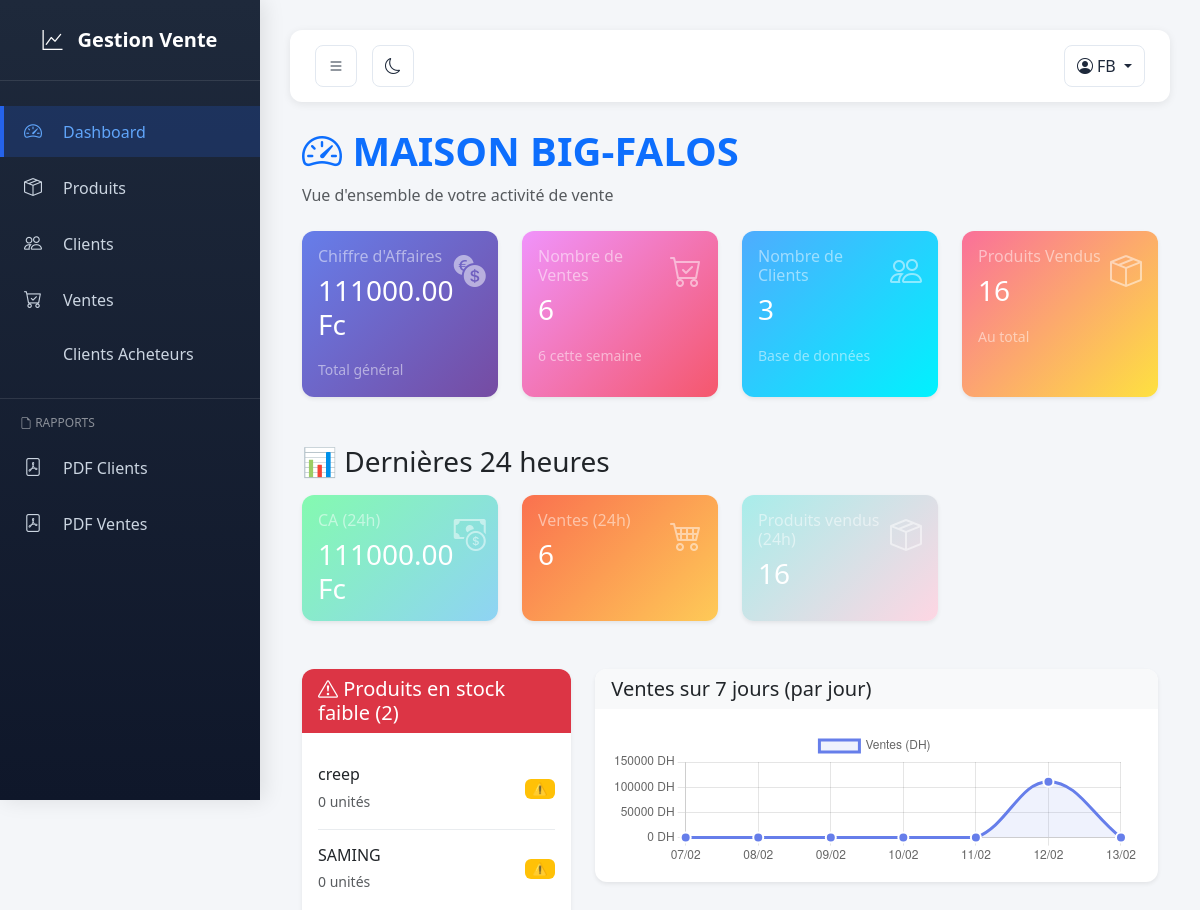
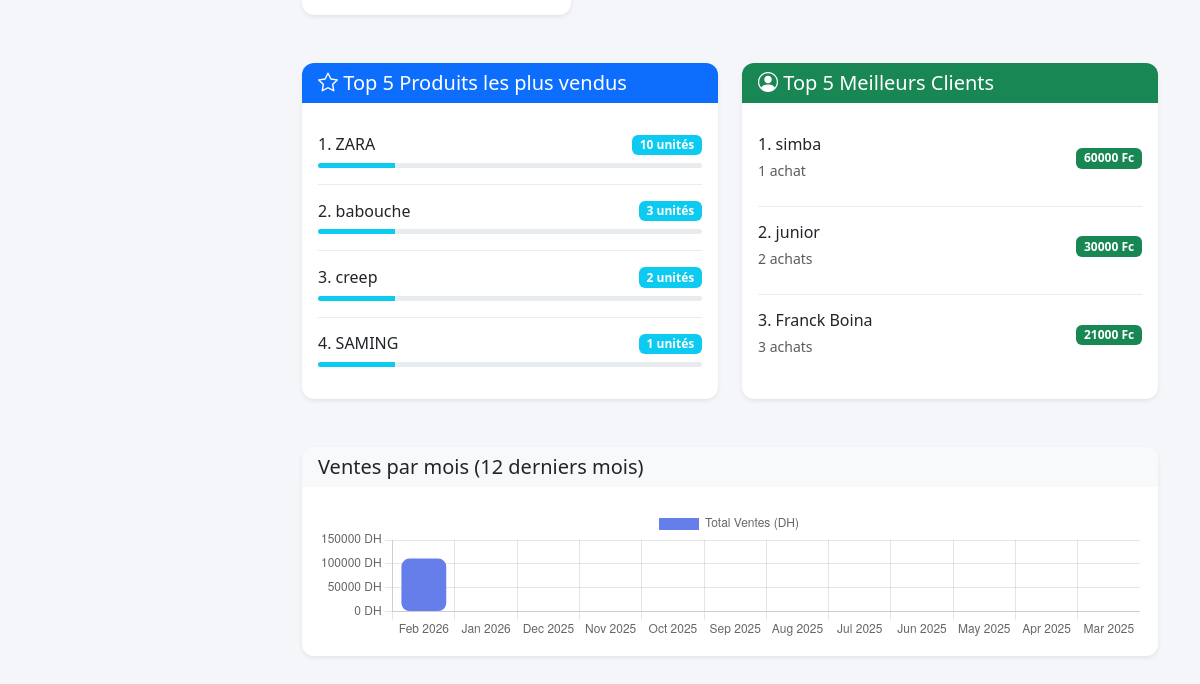
The app's page / (signed in), older data (2 pictures, top to bottom).
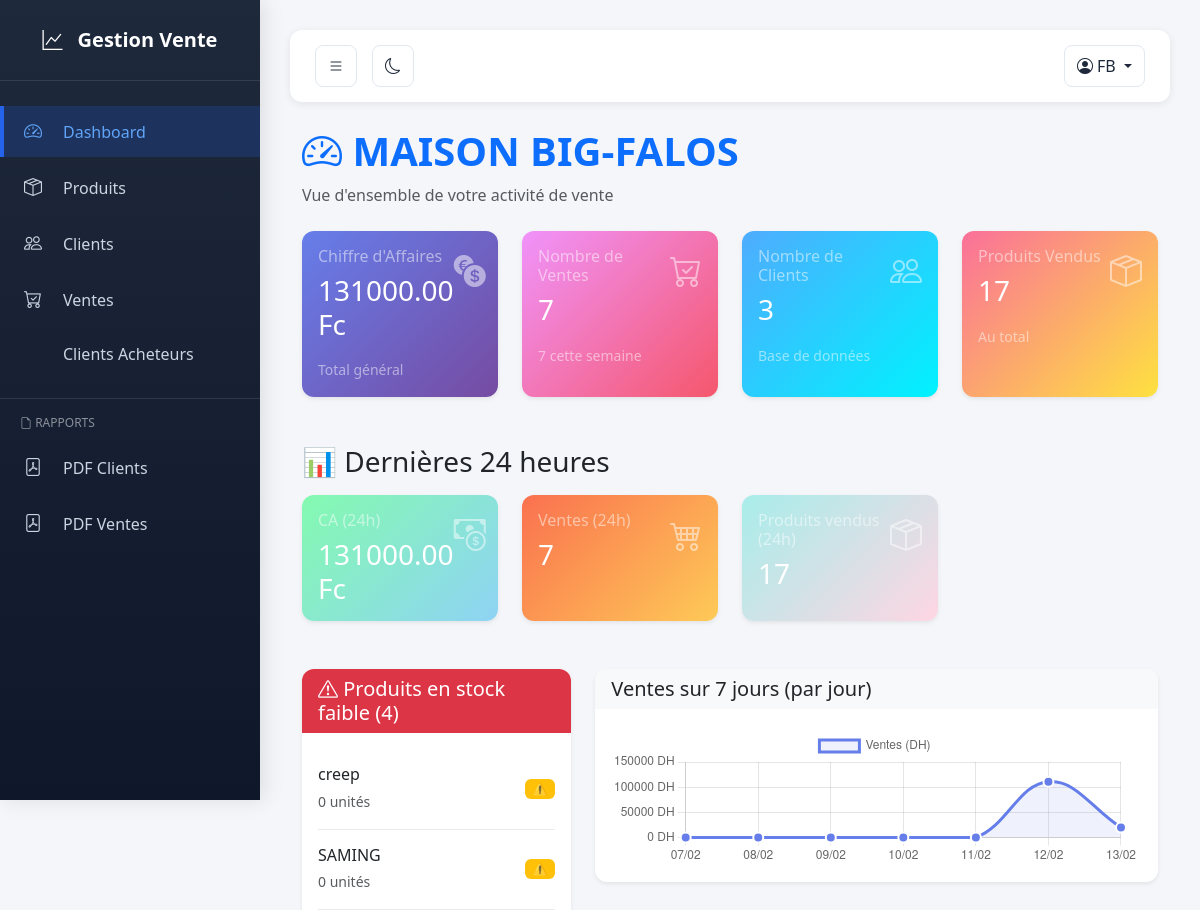
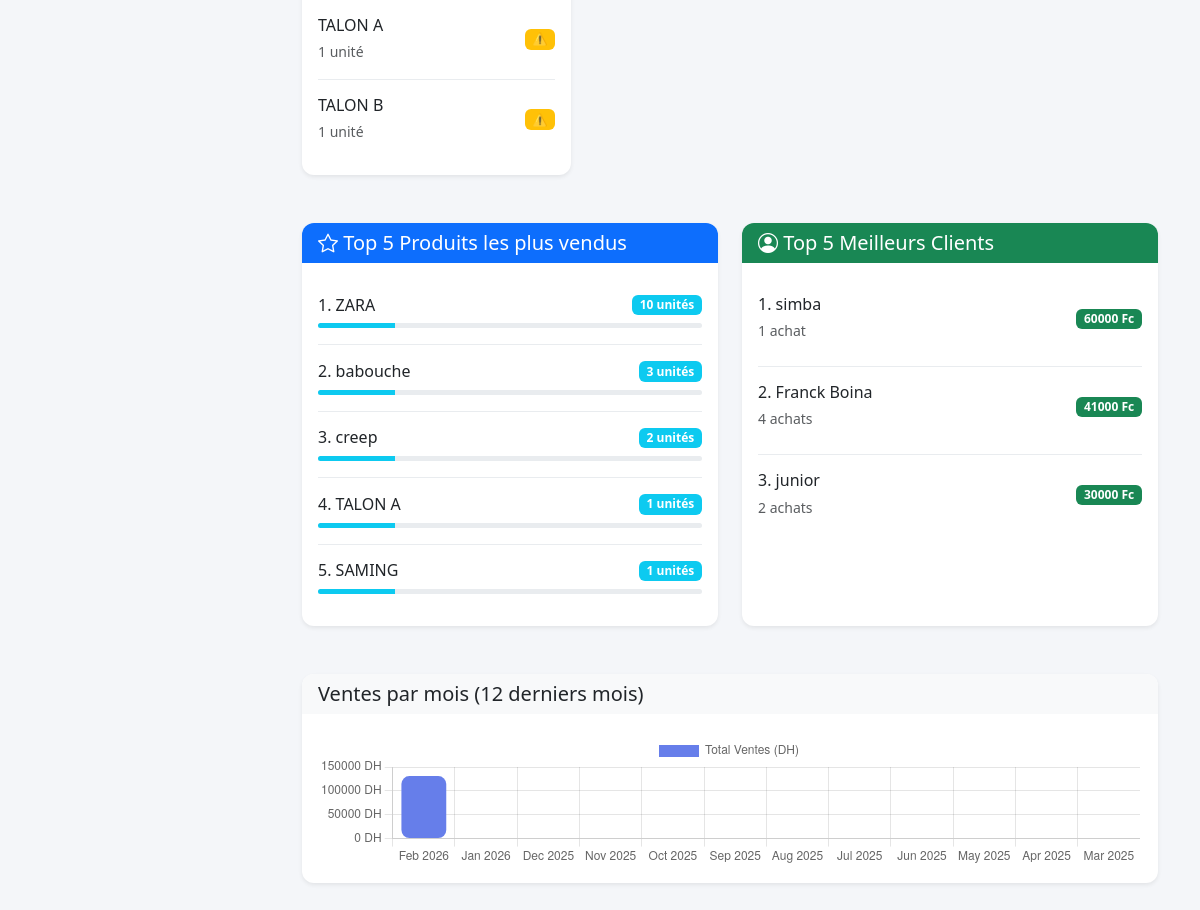
The same page, newer data (2 pictures, top to bottom).
### vente/models.py (models this page shows, shortened)
class Produit(models.Model):
    nom = models.CharField(max_length=200)
    description = models.TextField(blank=True)
    prix = models.DecimalField(max_digits=10, decimal_places=2)
    stock = models.PositiveIntegerField(default=0)
    seuil_alerte = models.PositiveIntegerField(default=5)  # alerte stock faible

class Client(models.Model):
    nom = models.CharField(max_length=150)
    email = models.EmailField(blank=True)
    telephone = models.CharField(max_length=30, blank=True)
    adresse = models.TextField(blank=True)

### vente/views.py (the view)
# urls.py: path('', views.tableau_bord, name='tableau_bord'),
@login_required
def tableau_bord(request):
    produits_count = Produit.objects.count()
    clients_count = Client.objects.count()
    ventes_count = Vente.objects.count()
    total_ca = sum([v.total for v in Vente.objects.all()])  # petit calcul
    date_24h = timezone.now() - timedelta(hours=24)
    ventes_24h = Vente.objects.filter(date_vente__gte=date_24h)
    ventes_count_24h = ventes_24h.count()
    total_ca_24h = ventes_24h.aggregate(total=Sum('total'))['total'] or 0
    produits_vendus_24h = ventes_24h.aggregate(total=Sum('lignes__quantite'))['total'] or 0
    produits_vendus = LigneVente.objects.aggregate(total=Sum('quantite'))['total'] or 0
    produits_seuil = Produit.objects.filter(stock__lte=F('seuil_alerte')).order_by('stock')
    top_produits = LigneVente.objects.filter(vente__date_vente__gte=date_24h).values('produit__nom').annotate(
        quantite_totale=Sum('quantite')
    ).order_by('-quantite_totale')[:5]
    top_clients = Vente.objects.filter(date_vente__gte=date_24h).values('client__nom').annotate(
        nb_achats=Count('id'),
        montant_total=Sum('total')
    ).filter(client__isnull=False).order_by('-montant_total')[:5]
    date_debut = timezone.now() - timedelta(days=7)
    ventes_7j = Vente.objects.filter(date_vente__gte=date_debut)
    ventes_par_jour = {}
    for i in range(7):
        date = timezone.now() - timedelta(days=6-i)
        date_str = date.strftime('%d/%m')
        count = Vente.objects.filter(
            date_vente__date=date.date()
        ).aggregate(total=Sum('total'))['total'] or 0
        ventes_par_jour[date_str] = float(count)
    ventes_par_mois = {}
    for i in range(12):
        date = timezone.now() - timedelta(days=30*i)
        mois_str = date.strftime('%b %Y')
        count = Vente.objects.filter(
            date_vente__year=date.year,
            date_vente__month=date.month
        ).aggregate(total=Sum('total'))['total'] or 0
        ventes_par_mois[mois_str] = float(count)
    context = {
        'produits_count': produits_count,
        'clients_count': clients_count,
        'ventes_count': ventes_count,
        'total_ca': total_ca,
        'ventes_count_24h': ventes_count_24h,
        'total_ca_24h': total_ca_24h,
        'produits_vendus_24h': produits_vendus_24h,
        'produits_vendus': produits_vendus,
        'produits_seuil': produits_seuil,
        'top_produits': top_produits,
        'top_clients': top_clients,
        'ventes_7j': ventes_7j.count(),
        'ventes_par_jour': json.dumps(ventes_par_jour),
        'ventes_par_mois': json.dumps(ventes_par_mois),
        'produits_seuil_count': produits_seuil.count(),
    }
    return render(request, 'vente/dashboard.html', context)

### vente/templates/vente/dashboard.html (shortened to what the changed rows need)
{% extends "vente/base.html" %}
{% block content %}
<div class="container-fluid mt-4">
    <div class="mb-4">
        <h1 class="display-6 fw-bold text-primary">
            <i class="bi bi-speedometer2"></i> MAISON BIG-FALOS
        </h1>
    </div>
    <div class="row g-4 mb-5">
        <div class="col-md-6 col-lg-3">
            <div class="card border-0 shadow-sm h-100 stat-card" style="background: linear-gradient(135deg, #667eea 0%, #764ba2 100%);">
                <div class="card-body text-white">
                    <div class="d-flex justify-content-between align-items-start">
                        <div>
                            <h6 class="card-title text-white-50 mb-2">Chiffre d'Affaires</h6>
                            <h3 class="mb-0">{{ total_ca|floatformat:2 }} Fc</h3>
                        </div>
                    </div>
                </div>
            </div>
        </div>
        <div class="col-md-6 col-lg-3">
            <div class="card border-0 shadow-sm h-100 stat-card" style="background: linear-gradient(135deg, #f093fb 0%, #f5576c 100%);">
                <div class="card-body text-white">
                    <div class="d-flex justify-content-between align-items-start">
                        <div>
                            <h6 class="card-title text-white-50 mb-2">Nombre de Ventes</h6>
                            <h3 class="mb-0">{{ ventes_count }}</h3>
                        </div>
                    </div>
                    <div class="mt-3">
                        <small class="text-white-50">{{ ventes_7j }} cette semaine</small>
                    </div>
                </div>
            </div>
        </div>
        <div class="col-md-6 col-lg-3">
            <div class="card border-0 shadow-sm h-100 stat-card" style="background: linear-gradient(135deg, #fa709a 0%, #fee140 100%);">
                <div class="card-body text-white">
                    <div class="d-flex justify-content-between align-items-start">
                        <div>
                            <h6 class="card-title text-white-50 mb-2">Produits Vendus</h6>
                            <h3 class="mb-0">{{ produits_vendus }}</h3>
                        </div>
                    </div>
                </div>
            </div>
        </div>
    </div>
    <div class="mb-5">
        <div class="row g-4">
            <div class="col-md-6 col-lg-3">
                <div class="card border-0 shadow-sm h-100" style="background: linear-gradient(135deg, #84fab0 0%, #8fd3f4 100%);">
                    <div class="card-body text-white">
                        <div class="d-flex justify-content-between align-items-start">
                            <div>
                                <h6 class="card-title text-white-50 mb-2">CA (24h)</h6>
                                <h3 class="mb-0">{{ total_ca_24h|floatformat:2 }} Fc</h3>
                            </div>
                        </div>
                    </div>
                </div>
            </div>
            <div class="col-md-6 col-lg-3">
                <div class="card border-0 shadow-sm h-100" style="background: linear-gradient(135deg, #fa714f 0%, #feca57 100%);">
                    <div class="card-body text-white">
                        <div class="d-flex justify-content-between align-items-start">
                            <div>
                                <h6 class="card-title text-white-50 mb-2">Ventes (24h)</h6>
                                <h3 class="mb-0">{{ ventes_count_24h }}</h3>
                            </div>
                        </div>
                    </div>
                </div>
            </div>
            <div class="col-md-6 col-lg-3">
                <div class="card border-0 shadow-sm h-100" style="background: linear-gradient(135deg, #a8edea 0%, #fed6e3 100%);">
                    <div class="card-body text-white">
                        <div class="d-flex justify-content-between align-items-start">
                            <div>
                                <h6 class="card-title text-white-50 mb-2">Produits vendus (24h)</h6>
                                <h3 class="mb-0">{{ produits_vendus_24h }}</h3>
                            </div>
                        </div>
                    </div>
                </div>
            </div>
        </div>
    </div>
    <div class="row g-4 mb-5">
        {% if produits_seuil %}
        <div class="col-lg-4">
            <div class="card border-0 shadow-sm h-100">
                <div class="card-header bg-danger text-white border-0 rounded-top">
                    <h5 class="mb-0">
                        <i class="bi bi-exclamation-triangle"></i> Produits en stock faible ({{ produits_seuil_count }})
                    </h5>
                </div>
                <div class="card-body">
                    <div class="list-group list-group-flush">
                        {% for produit in produits_seuil|slice:":5" %}
                        <div class="list-group-item d-flex justify-content-between align-items-center px-0 py-3">
                            <div>
                                <h6 class="mb-1">{{ produit.nom }}</h6>
                                <small class="text-muted">{{ produit.stock }} unité{{ produit.stock|pluralize }}</small>
                            </div>
                            <span class="badge bg-warning text-dark">⚠️</span>
                        </div>
                        {% endfor %}
                    </div>
                </div>
            </div>
        </div>
        <div class="col-lg-8">
            <div class="card border-0 shadow-sm">
                <div class="card-header bg-light border-0">
                    <h5 class="mb-0">Ventes sur 7 jours (par jour)</h5>
                </div>
                <div class="card-body">
                    <canvas id="chartVentesParJour" height="80"></canvas>
                </div>
            </div>
        </div>
        {% endif %}
    </div>
    <div class="row g-4 mb-5">
        <div class="col-lg-6">
            <div class="card border-0 shadow-sm h-100">
                <div class="card-body">
                    {% if top_produits %}
                    <div class="list-group list-group-flush">
                        {% for item in top_produits %}
                        <div class="list-group-item px-0 py-3">
                            <div class="d-flex justify-content-between align-items-center mb-2">
                                <h6 class="mb-0">{{ forloop.counter }}. {{ item.produit__nom }}</h6>
                                <span class="badge bg-info">{{ item.quantite_totale }} unités</span>
                            </div>
                            <div class="progress" style="height: 5px;">
                                <div class="progress-bar bg-info" style="width: {{ item.quantite_totale|add:0|divisibleby:1|yesno:'20,40,60,80,100' }}%"></div>
                            </div>
                        </div>
                        {% endfor %}
                    </div>
                    {% else %}
                    <p class="text-muted text-center py-4">Aucune vente enregistrée</p>
                    {% endif %}
                </div>
            </div>
        </div>
        <div class="col-lg-6">
            <div class="card border-0 shadow-sm h-100">
                <div class="card-body">
                    {% if top_clients %}
                    <div class="list-group list-group-flush">
                        {% for item in top_clients %}
                        <div class="list-group-item px-0 py-3">
                            <div class="d-flex justify-content-between align-items-center mb-2">
                                <div>
                                    <h6 class="mb-1">{{ forloop.counter }}. {{ item.client__nom }}</h6>
                                    <small class="text-muted">{{ item.nb_achats }} achat{{ item.nb_achats|pluralize }}</small>
                                </div>
                                <span class="badge bg-success">{{ item.montant_total|floatformat:0 }} Fc</span>
                            </div>
                        </div>
                        {% endfor %}
                    </div>
                    {% else %}
                    <p class="text-muted text-center py-4">Aucun client enregistré</p>
                    {% endif %}
                </div>
            </div>
        </div>
    </div>
    <div class="row g-4">
        <div class="col-lg-12">
            <div class="card border-0 shadow-sm">
                <div class="card-body">
                    <canvas id="chartVentesParMois" height="50"></canvas>
                </div>
            </div>
        </div>
    </div>
</div>
{% endblock %}

Row changes from the older to the newer data that the page shows:
added Produit: nom "TALON A", stock "1", produit__nom "TALON A", quantite_totale "1", {{ item.quantite_totale|add:0|divisibleby:1|yesno:'20,40,60,80,100' }} 20 (drawn)
added Produit: nom "TALON B", stock "1", shown under "Produits en stock faible (4)"
shown differently, row unchanged: Client "Franck Boina": nb_achats "3" → "4"; montant_total "21000" → "41000"; moves up the list
Text that changed along with them:
{{ total_ca|floatformat:2 }}: "111000.00" → "131000.00"
{{ ventes_count }}: "6" → "7"
{{ ventes_7j }}: "6" → "7"
{{ produits_vendus }}: "16" → "17"
{{ total_ca_24h|floatformat:2 }}: "111000.00" → "131000.00"
{{ ventes_count_24h }}: "6" → "7"
{{ produits_vendus_24h }}: "16" → "17"
{{ produits_seuil_count }}: "2" → "4"
chart data {{ ventes_par_jour|safe }}: {"07/02": 0.0, "08/02": 0.0, "09/02": 0.0, "10/02": 0.0, "11/02": 0.0, "12/02": 111000.0, "13/02": 0.0} → {"07/02": 0.0, "08/02": 0.0, "09/02": 0.0, "10/02": 0.0, "11/02": 0.0, "12/02": 111000.0, "13/02": 20000.0}
